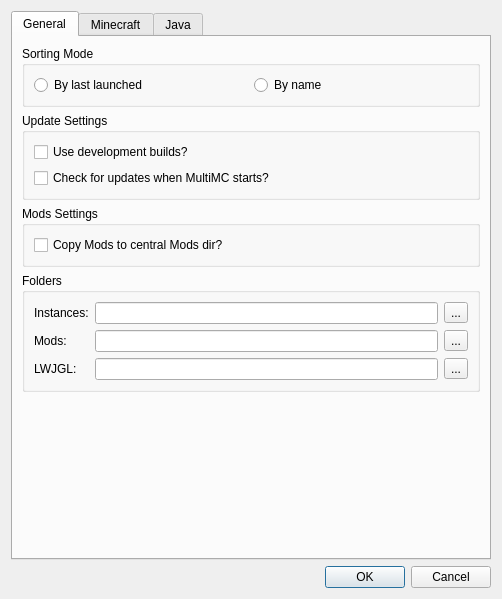
<?xml version="1.0" encoding="UTF-8"?>
<ui version="4.0">
 <class>SettingsDialog</class>
 <widget class="QDialog" name="SettingsDialog">
  <property name="geometry">
   <rect>
    <x>0</x>
    <y>0</y>
    <width>502</width>
    <height>599</height>
   </rect>
  </property>
  <property name="sizePolicy">
   <sizepolicy hsizetype="MinimumExpanding" vsizetype="MinimumExpanding">
    <horstretch>0</horstretch>
    <verstretch>0</verstretch>
   </sizepolicy>
  </property>
  <property name="windowTitle">
   <string>Settings</string>
  </property>
  <property name="windowIcon">
   <iconset resource="../multimc.qrc">
    <normaloff>:/icons/toolbar/settings</normaloff>:/icons/toolbar/settings</iconset>
  </property>
  <property name="modal">
   <bool>true</bool>
  </property>
  <layout class="QVBoxLayout" name="mainLayout">
   <item>
    <widget class="QTabWidget" name="settingsTabs">
     <property name="tabShape">
      <enum>QTabWidget::Rounded</enum>
     </property>
     <property name="currentIndex">
      <number>0</number>
     </property>
     <widget class="QWidget" name="generalTab">
      <attribute name="title">
       <string>General</string>
      </attribute>
      <layout class="QVBoxLayout" name="generalTabLayout">
       <item>
        <widget class="QGroupBox" name="sortingModeBox">
         <property name="enabled">
          <bool>true</bool>
         </property>
         <property name="title">
          <string>Sorting Mode</string>
         </property>
         <layout class="QHBoxLayout" name="sortingModeBoxLayout">
          <item>
           <widget class="QRadioButton" name="sortLastLaunchedBtn">
            <property name="text">
             <string>By last launched</string>
            </property>
            <attribute name="buttonGroup">
             <string notr="true">sortingModeGroup</string>
            </attribute>
           </widget>
          </item>
          <item>
           <widget class="QRadioButton" name="sortByNameBtn">
            <property name="text">
             <string>By name</string>
            </property>
            <attribute name="buttonGroup">
             <string notr="true">sortingModeGroup</string>
            </attribute>
           </widget>
          </item>
         </layout>
        </widget>
       </item>
       <item>
        <widget class="QGroupBox" name="updateSettingsBox">
         <property name="title">
          <string>Update Settings</string>
         </property>
         <layout class="QVBoxLayout" name="updateSettingsBoxLayout">
          <item>
           <widget class="QCheckBox" name="devBuildsCheckBox">
            <property name="text">
             <string>Use development builds?</string>
            </property>
           </widget>
          </item>
          <item>
           <widget class="QCheckBox" name="autoUpdateCheckBox">
            <property name="text">
             <string>Check for updates when MultiMC starts?</string>
            </property>
           </widget>
          </item>
         </layout>
        </widget>
       </item>
       <item>
        <widget class="QGroupBox" name="modsBox">
         <property name="sizePolicy">
          <sizepolicy hsizetype="Preferred" vsizetype="Preferred">
           <horstretch>0</horstretch>
           <verstretch>0</verstretch>
          </sizepolicy>
         </property>
         <property name="title">
          <string>Mods Settings</string>
         </property>
         <property name="flat">
          <bool>false</bool>
         </property>
         <layout class="QHBoxLayout" name="horizontalLayout">
          <item>
           <widget class="QCheckBox" name="modCopyBox">
            <property name="text">
             <string>Copy Mods to central Mods dir?</string>
            </property>
           </widget>
          </item>
         </layout>
        </widget>
       </item>
       <item>
        <widget class="QGroupBox" name="foldersBox">
         <property name="title">
          <string>Folders</string>
         </property>
         <layout class="QGridLayout" name="foldersBoxLayout">
          <item row="0" column="0">
           <widget class="QLabel" name="labelInstDir">
            <property name="text">
             <string>Instances:</string>
            </property>
           </widget>
          </item>
          <item row="0" column="1">
           <widget class="QLineEdit" name="instDirTextBox"/>
          </item>
          <item row="0" column="2">
           <widget class="QToolButton" name="instDirBrowseBtn">
            <property name="text">
             <string>...</string>
            </property>
           </widget>
          </item>
          <item row="1" column="0">
           <widget class="QLabel" name="labelModsDir">
            <property name="text">
             <string>Mods:</string>
            </property>
           </widget>
          </item>
          <item row="1" column="1">
           <widget class="QLineEdit" name="modsDirTextBox"/>
          </item>
          <item row="1" column="2">
           <widget class="QToolButton" name="modsDirBrowseBtn">
            <property name="text">
             <string>...</string>
            </property>
           </widget>
          </item>
          <item row="2" column="0">
           <widget class="QLabel" name="labelLWJGLDir">
            <property name="text">
             <string>LWJGL:</string>
            </property>
           </widget>
          </item>
          <item row="2" column="1">
           <widget class="QLineEdit" name="lwjglDirTextBox"/>
          </item>
          <item row="2" column="2">
           <widget class="QToolButton" name="lwjglDirBrowseBtn">
            <property name="text">
             <string>...</string>
            </property>
           </widget>
          </item>
         </layout>
        </widget>
       </item>
       <item>
        <spacer name="generalTabSpacer">
         <property name="orientation">
          <enum>Qt::Vertical</enum>
         </property>
         <property name="sizeType">
          <enum>QSizePolicy::Expanding</enum>
         </property>
         <property name="sizeHint" stdset="0">
          <size>
           <width>20</width>
           <height>40</height>
          </size>
         </property>
        </spacer>
       </item>
      </layout>
     </widget>
     <widget class="QWidget" name="minecraftTab">
      <attribute name="title">
       <string>Minecraft</string>
      </attribute>
      <layout class="QVBoxLayout" name="verticalLayout_3">
       <item>
        <widget class="QGroupBox" name="windowSizeGroupBox">
         <property name="title">
          <string>Window Size</string>
         </property>
         <layout class="QVBoxLayout" name="verticalLayout_4">
          <item>
           <widget class="QCheckBox" name="maximizedCheckBox">
            <property name="text">
             <string>Start Minecraft maximized?</string>
            </property>
           </widget>
          </item>
          <item>
           <layout class="QGridLayout" name="gridLayoutWindowSize">
            <item row="1" column="0">
             <widget class="QLabel" name="labelWindowHeight">
              <property name="text">
               <string>Window height:</string>
              </property>
             </widget>
            </item>
            <item row="0" column="0">
             <widget class="QLabel" name="labelWindowWidth">
              <property name="text">
               <string>Window width:</string>
              </property>
             </widget>
            </item>
            <item row="0" column="1">
             <widget class="QSpinBox" name="windowWidthSpinBox">
              <property name="minimum">
               <number>854</number>
              </property>
              <property name="maximum">
               <number>65536</number>
              </property>
              <property name="singleStep">
               <number>1</number>
              </property>
              <property name="value">
               <number>854</number>
              </property>
             </widget>
            </item>
            <item row="1" column="1">
             <widget class="QSpinBox" name="windowHeightSpinBox">
              <property name="minimum">
               <number>480</number>
              </property>
              <property name="maximum">
               <number>65536</number>
              </property>
              <property name="value">
               <number>480</number>
              </property>
             </widget>
            </item>
           </layout>
          </item>
         </layout>
        </widget>
       </item>
       <item>
        <widget class="QGroupBox" name="consoleSettingsBox">
         <property name="title">
          <string>Console Settings</string>
         </property>
         <layout class="QVBoxLayout" name="verticalLayout_2">
          <item>
           <widget class="QCheckBox" name="showConsoleCheck">
            <property name="text">
             <string>Show console while the game is running?</string>
            </property>
           </widget>
          </item>
          <item>
           <widget class="QCheckBox" name="autoCloseConsoleCheck">
            <property name="text">
             <string>Automatically close console when the game quits?</string>
            </property>
           </widget>
          </item>
         </layout>
        </widget>
       </item>
       <item>
        <widget class="QCheckBox" name="autoLoginCheckBox">
         <property name="text">
          <string>Login automatically when an instance icon is double clicked?</string>
         </property>
        </widget>
       </item>
       <item>
        <spacer name="verticalSpacerMinecraft">
         <property name="orientation">
          <enum>Qt::Vertical</enum>
         </property>
         <property name="sizeHint" stdset="0">
          <size>
           <width>20</width>
           <height>40</height>
          </size>
         </property>
        </spacer>
       </item>
      </layout>
     </widget>
     <widget class="QWidget" name="javaTab">
      <attribute name="title">
       <string>Java</string>
      </attribute>
      <layout class="QVBoxLayout" name="verticalLayout_5">
       <item>
        <widget class="QGroupBox" name="memoryGroupBox">
         <property name="title">
          <string>Memory</string>
         </property>
         <layout class="QGridLayout" name="gridLayout_2">
          <item row="1" column="1">
           <widget class="QSpinBox" name="maxMemSpinBox">
            <property name="minimum">
             <number>512</number>
            </property>
            <property name="maximum">
             <number>65536</number>
            </property>
            <property name="singleStep">
             <number>128</number>
            </property>
            <property name="value">
             <number>1024</number>
            </property>
           </widget>
          </item>
          <item row="0" column="0">
           <widget class="QLabel" name="labelMinMem">
            <property name="text">
             <string>Minimum memory allocation:</string>
            </property>
           </widget>
          </item>
          <item row="1" column="0">
           <widget class="QLabel" name="labelMaxMem">
            <property name="text">
             <string>Maximum memory allocation:</string>
            </property>
           </widget>
          </item>
          <item row="0" column="1">
           <widget class="QSpinBox" name="minMemSpinBox">
            <property name="minimum">
             <number>256</number>
            </property>
            <property name="maximum">
             <number>65536</number>
            </property>
            <property name="singleStep">
             <number>128</number>
            </property>
            <property name="value">
             <number>256</number>
            </property>
           </widget>
          </item>
          <item row="2" column="0">
           <widget class="QLabel" name="labelPermGen">
            <property name="text">
             <string>PermGen:</string>
            </property>
           </widget>
          </item>
          <item row="2" column="1">
           <widget class="QSpinBox" name="permGenSpinBox">
            <property name="minimum">
             <number>64</number>
            </property>
            <property name="maximum">
             <number>999999999</number>
            </property>
            <property name="singleStep">
             <number>8</number>
            </property>
            <property name="value">
             <number>64</number>
            </property>
           </widget>
          </item>
         </layout>
        </widget>
       </item>
       <item>
        <widget class="QGroupBox" name="javaSettingsGroupBox">
         <property name="title">
          <string>Java Settings</string>
         </property>
         <layout class="QGridLayout" name="gridLayout_3">
          <item row="0" column="0">
           <widget class="QLabel" name="labelJavaPath">
            <property name="sizePolicy">
             <sizepolicy hsizetype="Fixed" vsizetype="Preferred">
              <horstretch>0</horstretch>
              <verstretch>0</verstretch>
             </sizepolicy>
            </property>
            <property name="text">
             <string>Java path:</string>
            </property>
           </widget>
          </item>
          <item row="2" column="0">
           <widget class="QLabel" name="labelJVMArgs">
            <property name="sizePolicy">
             <sizepolicy hsizetype="Fixed" vsizetype="Preferred">
              <horstretch>0</horstretch>
              <verstretch>0</verstretch>
             </sizepolicy>
            </property>
            <property name="text">
             <string>JVM arguments:</string>
            </property>
           </widget>
          </item>
          <item row="1" column="3">
           <widget class="QPushButton" name="btnBrowse">
            <property name="sizePolicy">
             <sizepolicy hsizetype="Fixed" vsizetype="Fixed">
              <horstretch>0</horstretch>
              <verstretch>0</verstretch>
             </sizepolicy>
            </property>
            <property name="text">
             <string>Browse...</string>
            </property>
           </widget>
          </item>
          <item row="0" column="1" colspan="3">
           <widget class="QLineEdit" name="javaPathTextBox"/>
          </item>
          <item row="1" column="2">
           <widget class="QPushButton" name="pushButton">
            <property name="sizePolicy">
             <sizepolicy hsizetype="Fixed" vsizetype="Fixed">
              <horstretch>0</horstretch>
              <verstretch>0</verstretch>
             </sizepolicy>
            </property>
            <property name="text">
             <string>Auto-detect...</string>
            </property>
           </widget>
          </item>
          <item row="2" column="1" colspan="3">
           <widget class="QLineEdit" name="jvmArgsTextBox"/>
          </item>
         </layout>
        </widget>
       </item>
       <item>
        <widget class="QGroupBox" name="customCommandsGroupBox">
         <property name="title">
          <string>Custom Commands</string>
         </property>
         <layout class="QGridLayout" name="gridLayout_4">
          <item row="1" column="0">
           <widget class="QLabel" name="labelPostExitCmd">
            <property name="text">
             <string>Post-exit command:</string>
            </property>
           </widget>
          </item>
          <item row="0" column="0">
           <widget class="QLabel" name="labelPreLaunchCmd">
            <property name="text">
             <string>Pre-launch command:</string>
            </property>
           </widget>
          </item>
          <item row="0" column="1">
           <widget class="QLineEdit" name="preLaunchCmdTextBox"/>
          </item>
          <item row="1" column="1">
           <widget class="QLineEdit" name="postExitCmdTextBox"/>
          </item>
         </layout>
        </widget>
       </item>
       <item>
        <widget class="QLabel" name="labelCustomCmdsDescription">
         <property name="sizePolicy">
          <sizepolicy hsizetype="MinimumExpanding" vsizetype="MinimumExpanding">
           <horstretch>0</horstretch>
           <verstretch>0</verstretch>
          </sizepolicy>
         </property>
         <property name="text">
          <string>Pre-launch command runs before the instance launches and post-exit command runs after it exits. Both will be run in MultiMC's working directory with INST_ID, INST_DIR, and INST_NAME as environment variables.</string>
         </property>
         <property name="alignment">
          <set>Qt::AlignLeading|Qt::AlignLeft|Qt::AlignTop</set>
         </property>
         <property name="wordWrap">
          <bool>true</bool>
         </property>
        </widget>
       </item>
      </layout>
     </widget>
    </widget>
   </item>
   <item>
    <widget class="QDialogButtonBox" name="buttonBox">
     <property name="orientation">
      <enum>Qt::Horizontal</enum>
     </property>
     <property name="standardButtons">
      <set>QDialogButtonBox::Cancel|QDialogButtonBox::Ok</set>
     </property>
    </widget>
   </item>
  </layout>
 </widget>
 <tabstops>
  <tabstop>settingsTabs</tabstop>
  <tabstop>buttonBox</tabstop>
  <tabstop>sortLastLaunchedBtn</tabstop>
  <tabstop>sortByNameBtn</tabstop>
  <tabstop>devBuildsCheckBox</tabstop>
  <tabstop>autoUpdateCheckBox</tabstop>
  <tabstop>instDirTextBox</tabstop>
  <tabstop>modsDirTextBox</tabstop>
  <tabstop>lwjglDirTextBox</tabstop>
  <tabstop>instDirBrowseBtn</tabstop>
  <tabstop>modsDirBrowseBtn</tabstop>
  <tabstop>lwjglDirBrowseBtn</tabstop>
  <tabstop>maximizedCheckBox</tabstop>
  <tabstop>windowWidthSpinBox</tabstop>
  <tabstop>windowHeightSpinBox</tabstop>
  <tabstop>showConsoleCheck</tabstop>
  <tabstop>autoCloseConsoleCheck</tabstop>
  <tabstop>autoLoginCheckBox</tabstop>
  <tabstop>minMemSpinBox</tabstop>
  <tabstop>maxMemSpinBox</tabstop>
  <tabstop>permGenSpinBox</tabstop>
  <tabstop>javaPathTextBox</tabstop>
  <tabstop>pushButton</tabstop>
  <tabstop>btnBrowse</tabstop>
  <tabstop>jvmArgsTextBox</tabstop>
  <tabstop>preLaunchCmdTextBox</tabstop>
  <tabstop>postExitCmdTextBox</tabstop>
 </tabstops>
 <resources>
  <include location="../multimc.qrc"/>
 </resources>
 <connections>
  <connection>
   <sender>buttonBox</sender>
   <signal>accepted()</signal>
   <receiver>SettingsDialog</receiver>
   <slot>accept()</slot>
   <hints>
    <hint type="sourcelabel">
     <x>266</x>
     <y>589</y>
    </hint>
    <hint type="destinationlabel">
     <x>157</x>
     <y>274</y>
    </hint>
   </hints>
  </connection>
  <connection>
   <sender>buttonBox</sender>
   <signal>rejected()</signal>
   <receiver>SettingsDialog</receiver>
   <slot>reject()</slot>
   <hints>
    <hint type="sourcelabel">
     <x>334</x>
     <y>589</y>
    </hint>
    <hint type="destinationlabel">
     <x>286</x>
     <y>274</y>
    </hint>
   </hints>
  </connection>
 </connections>
 <buttongroups>
  <buttongroup name="sortingModeGroup"/>
 </buttongroups>
</ui>
